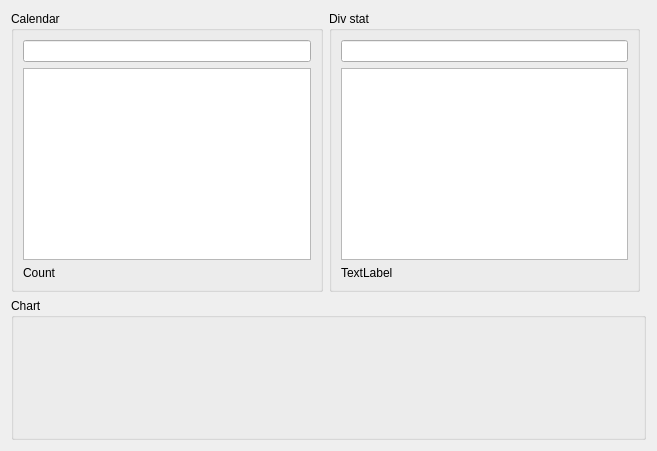
<?xml version="1.0" encoding="UTF-8"?>
<ui version="4.0">
 <class>DivStatWidget</class>
 <widget class="QWidget" name="DivStatWidget">
  <property name="geometry">
   <rect>
    <x>0</x>
    <y>0</y>
    <width>657</width>
    <height>451</height>
   </rect>
  </property>
  <property name="windowTitle">
   <string>Form</string>
  </property>
  <layout class="QGridLayout" name="gridLayout">
   <item row="0" column="0">
    <widget class="QGroupBox" name="calendarBox">
     <property name="sizePolicy">
      <sizepolicy hsizetype="Preferred" vsizetype="Expanding">
       <horstretch>0</horstretch>
       <verstretch>0</verstretch>
      </sizepolicy>
     </property>
     <property name="title">
      <string>Calendar</string>
     </property>
     <layout class="QVBoxLayout" name="verticalLayout_3">
      <item>
       <widget class="QLineEdit" name="searchLineEdit"/>
      </item>
      <item>
       <widget class="QTableWidget" name="calendarTable">
        <property name="selectionMode">
         <enum>QAbstractItemView::SingleSelection</enum>
        </property>
        <property name="selectionBehavior">
         <enum>QAbstractItemView::SelectColumns</enum>
        </property>
       </widget>
      </item>
      <item>
       <widget class="QLabel" name="countLabel">
        <property name="text">
         <string>Count</string>
        </property>
       </widget>
      </item>
     </layout>
    </widget>
   </item>
   <item row="0" column="1">
    <widget class="QGroupBox" name="statBox">
     <property name="title">
      <string>Div stat</string>
     </property>
     <layout class="QVBoxLayout" name="verticalLayout">
      <item>
       <widget class="QLineEdit" name="searchLineEdit2"/>
      </item>
      <item>
       <widget class="QTableWidget" name="statTable">
        <property name="selectionMode">
         <enum>QAbstractItemView::SingleSelection</enum>
        </property>
        <property name="selectionBehavior">
         <enum>QAbstractItemView::SelectColumns</enum>
        </property>
       </widget>
      </item>
      <item>
       <widget class="QLabel" name="countLabel2">
        <property name="text">
         <string>TextLabel</string>
        </property>
       </widget>
      </item>
     </layout>
    </widget>
   </item>
   <item row="1" column="0" colspan="3">
    <widget class="QGroupBox" name="chartBox">
     <property name="sizePolicy">
      <sizepolicy hsizetype="Preferred" vsizetype="Expanding">
       <horstretch>0</horstretch>
       <verstretch>0</verstretch>
      </sizepolicy>
     </property>
     <property name="title">
      <string>Chart</string>
     </property>
    </widget>
   </item>
  </layout>
 </widget>
 <resources/>
 <connections/>
</ui>
